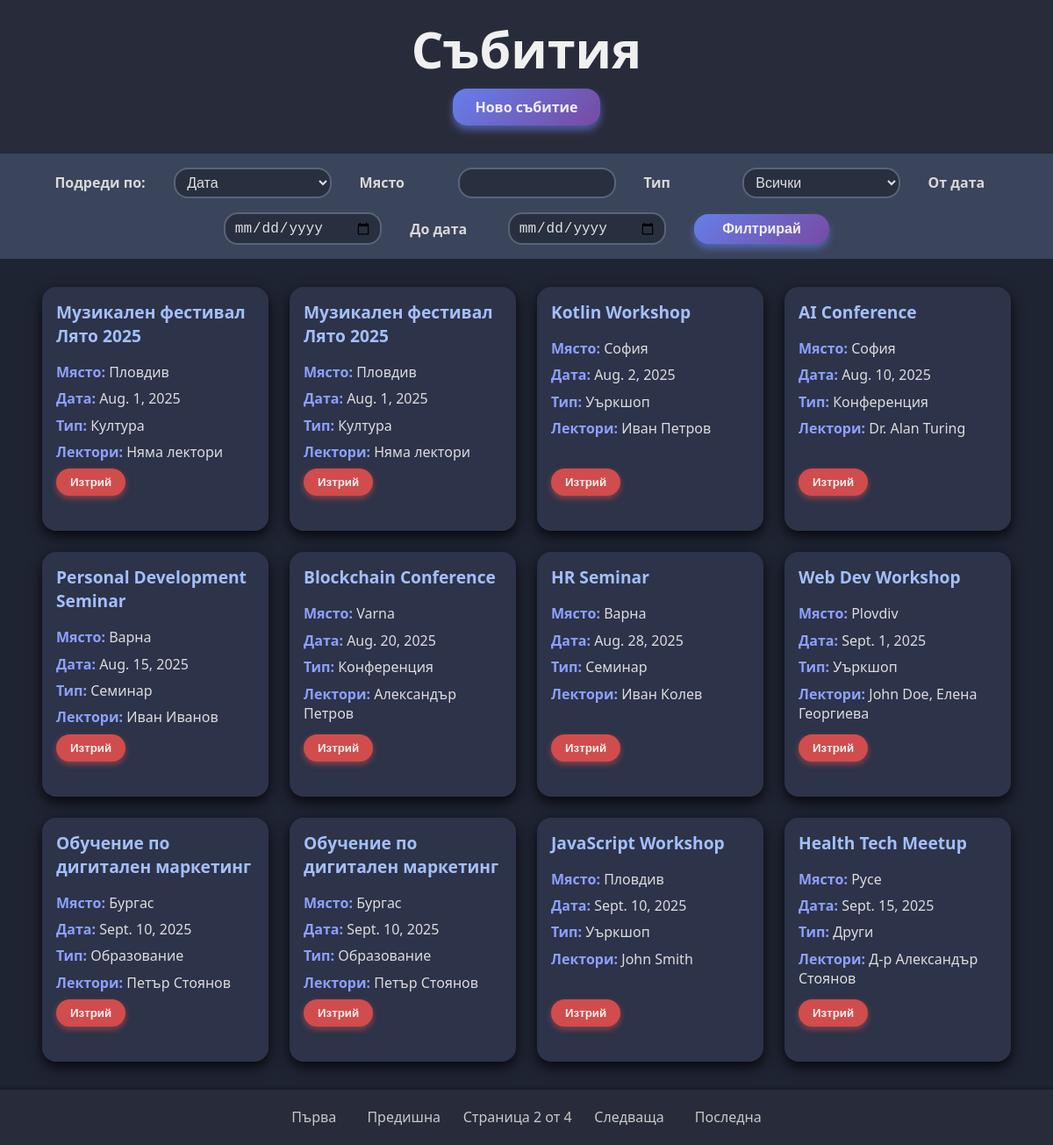
Screenshot of /?page=2 with the database file from the repository.
### QuerySort/models.py (models this page shows)
class Event(models.Model):
    name = models.CharField(max_length=255,
                            null=False,
                            blank=False,
                            validators=[
                                MinLengthValidator(1, message='The event name must be at least 1 characters long.'),
                                RegexValidator('^[A-Za-zА-Яа-яЁё0-9 _\-\'&]+$')
                            ])
    town = models.CharField(max_length=255,
                            null=False,
                            blank=False,
                            validators=[
                                MinLengthValidator(1, message='The town name must be at least 1 characters long.'),
                                RegexValidator('^[A-Za-zА-Яа-яЁё0-9 _\-\'&]+$')
                            ])
    date = models.DateField(
        null=False,
        blank=False,
        validators=[
           validate_event_date
        ]
    )
    type = models.CharField(max_length=255,
                            null=False,
                            blank=False,
                            validators=[
                                MinLengthValidator(5, message='The event type must be at least 5 characters long.'),
                                RegexValidator('^[A-Za-zА-Яа-яЁё0-9 _\-\'&]+$')
                            ],
                            choices=(('Конференция', 'Конференция'), ('Уъркшоп', 'Уъркшоп') , ('Семинар', 'Семинар'), ('Други', 'Други')))
    lectors = models.CharField(max_length=255,
                               default='Няма лектори.')

### QuerySort/views.py (the view)
# urls.py: path('', views.index, name='index'),
def index(request):
    form = EventFilterOrderForm(request.GET or None)
    events = Event.objects.all()
    if form.is_valid():
        town = form.cleaned_data.get('town')
        type_ = form.cleaned_data.get('type')
        date_from = form.cleaned_data.get('date_from')
        date_to = form.cleaned_data.get('date_to')
        order_by = form.cleaned_data.get('order_by')
        if town:
            events = events.filter(town__icontains=town)
        if type_:
            events = events.filter(type=type_)
        if date_from:
            events = events.filter(date__gte=date_from)
        if date_to:
            events = events.filter(date__lte=date_to)
        if order_by:
            ordering = order_by.split(',')
            events = events.order_by(*ordering)
        else:
            events = events.order_by('date')
    else:
        events = events.order_by('date')
    paginator = Paginator(events, 12)
    page_number = request.GET.get('page')
    page_obj = paginator.get_page(page_number)
    querydict = request.GET.copy()
    if 'page' in querydict:
        querydict.pop('page')
    querystring = querydict.urlencode()
    return render(request, 'index.html', {
        'form': form,
        'page_obj': page_obj,
        'querystring': querystring,
    })

### templates/index.html (shortened to what this page needs)
{% load static %}
<!DOCTYPE html>
<html lang="bg">
<head>
    <link rel="stylesheet" href="{% static 'css/styles.css' %}">
</head>
<body>
    <header>
        <h1>Събития</h1>
        <a href="/new-data" class="new-event-btn">Ново събитие</a>
    </header>
    <form method="get" class="filter-form">
        <label for="{{ form.order_by.id_for_label }}">{{ form.order_by.label }}</label>
        {{ form.order_by }}
        <label for="{{ form.town.id_for_label }}">{{ form.town.label }}</label>
        {{ form.town }}
        <label for="{{ form.type.id_for_label }}">{{ form.type.label }}</label>
        {{ form.type }}
        <label for="{{ form.date_from.id_for_label }}">{{ form.date_from.label }}</label>
        {{ form.date_from }}
        <label for="{{ form.date_to.id_for_label }}">{{ form.date_to.label }}</label>
        {{ form.date_to }}
        <button type="submit">Филтрирай</button>
    </form>
    <main>
        <section class="event-list">
            {% for event in page_obj %}
                <article class="event-card">
                    <h2>{{ event.name }}</h2>
                    <p><strong>Място:</strong> {{ event.town }}</p>
                    <p><strong>Дата:</strong> {{ event.date }}</p>
                    <p><strong>Тип:</strong> {{ event.type }}</p>
                    <p><strong>Лектори:</strong> {{ event.lectors }}</p>
                    <form method="post" action="{% url 'delete_event' event.id %}" class="delete-form">
                        <button type="submit" class="delete-btn" onclick="return confirm('Сигурни ли сте, че искате да изтриете това събитие?');">Изтрий</button>
                    </form>
                </article>
            {% empty %}
                <p>Няма намерени събития.</p>
            {% endfor %}
        </section>
    </main>
    <footer>
        <nav class="pagination">
            {% if page_obj.has_previous %}
                <a href="?page=1{% if querystring %}&{{ querystring }}{% endif %}">Първа</a>
                <a href="?page={{ page_obj.previous_page_number }}{% if querystring %}&{{ querystring }}{% endif %}">Предишна</a>
            {% endif %}
            <span>Страница {{ page_obj.number }} от {{ page_obj.paginator.num_pages }}</span>
            {% if page_obj.has_next %}
                <a href="?page={{ page_obj.next_page_number }}{% if querystring %}&{{ querystring }}{% endif %}">Следваща</a>
                <a href="?page={{ page_obj.paginator.num_pages }}{% if querystring %}&{{ querystring }}{% endif %}">Последна</a>
            {% endif %}
        </nav>
    </footer>
</body>
</html>

### static/css/styles.css (style rules this page uses)
* { padding: 0; margin: 0; box-sizing: border-box; }
body { font-family: 'Segoe UI', Tahoma, sans-serif; background: linear-gradient(120deg, #48536a, #364159); min-height: 100vh; display: flex; flex-direction: column; color: #f0f0f0; line-height: 1.4; }
a { text-decoration: none; color: inherit; }
header { padding: 1rem 2rem; background-color: #282c3a; box-shadow: 0 2px 5px rgba(0, 0, 0, 0.3); font-weight: 700; font-size: 1.8rem; text-align: center; }
.filter-form { display: flex; flex-wrap: wrap; gap: 1rem 2rem; padding: 1rem 2rem; background-color: #3a445a; box-shadow: 0 2px 5px rgba(0, 0, 0, 0.3); justify-content: center; align-items: center; color: #d8d8d8; }
.filter-form label { flex: 0 0 auto; min-width: 80px; font-weight: 600; font-size: 1rem; align-self: center; }
.filter-form select, .filter-form input[type="text"], .filter-form input[type="date"] { flex: 1 1 150px; max-width: 180px; padding: 0.4rem 0.6rem; border-radius: 1rem; border: 2px solid #5a6478; background-color: #283040; color: #e0e0e0; font-size: 1rem; transition: border-color 0.3s ease, box-shadow 0.3s ease; }
.filter-form button { flex: 0 0 auto; padding: 0.5rem 2rem; background: linear-gradient(135deg, #667eea, #764ba2); border: none; border-radius: 1rem; font-size: 1rem; font-weight: 600; color: #f0f0f0; cursor: pointer; box-shadow: 0 5px 8px rgba(102, 126, 234, 0.6); transition: background 0.3s ease, transform 0.2s ease, box-shadow 0.3s ease; align-self: center; }
main { flex-grow: 1; padding: 2rem 3rem; background-color: #1f2433; }
.event-list { display: grid; grid-template-columns: repeat(auto-fit, minmax(250px, 1fr)); gap: 1.5rem 1.5rem; }
.event-card { background-color: #2d3349; border-radius: 1rem; box-shadow: 0 6px 15px rgba(0, 0, 0, 0.8); padding: 1rem 1rem 2.5rem 1rem; color: #dcdcdc; position: relative; display: flex; flex-direction: column; gap: 0.5rem; transition: transform 0.2s ease, box-shadow 0.3s ease; }
.event-card h2 { font-size: 1.2rem; font-weight: 700; margin-bottom: 0.5rem; color: #a3bffa; }
.event-card p { font-size: 1rem; }
.event-card strong { color: #8da0ff; }
.delete-form { margin-top: auto; }
.delete-btn { background: #d14c4c; border: none; border-radius: 1rem; padding: 0.5rem 1rem; font-weight: 700; color: #f0f0f0; cursor: pointer; box-shadow: 0 3px 7px rgba(209, 76, 76, 0.6); transition: background 0.3s ease, transform 0.2s ease, box-shadow 0.3s ease; align-self: flex-start; }
footer { background-color: #282c3a; padding: 1rem 2rem; box-shadow: 0 -2px 5px rgba(0, 0, 0, 0.3); position: sticky; bottom: 0; width: 100%; z-index: 1000; }
.pagination { display: flex; justify-content: center; align-items: center; gap: 1rem; font-size: 1rem; color: #c8c8c8; flex-wrap: wrap; }
.pagination a { text-decoration: none; color: inherit; padding: 0.25rem 0.6rem; border-radius: 0.4rem; transition: background-color 0.3s ease; }
.new-event-btn { display: inline-block; background: linear-gradient(135deg, #667eea, #764ba2); color: #f0f0f0; border-radius: 1rem; padding: 0.6rem 1.6rem; font-weight: 700; font-size: 1rem; text-align: center; cursor: pointer; border: none; box-shadow: 0 5px 8px rgba(102, 126, 234, 0.6); transition: background 0.3s ease, transform 0.2s ease, box-shadow 0.3s ease; margin: 0 auto 1rem; }

### rows the page displays
Event: name "Музикален фестивал Лято 2025", town "Пловдив", date "Aug. 1, 2025", type "Култура", lectors "Няма лектори"
Event: name "Музикален фестивал Лято 2025", town "Пловдив", date "Aug. 1, 2025", type "Култура", lectors "Няма лектори"
Event: name "Kotlin Workshop", town "София", date "Aug. 2, 2025", type "Уъркшоп", lectors "Иван Петров"
Event: name "AI Conference", town "София", date "Aug. 10, 2025", type "Конференция", lectors "Dr. Alan Turing"
Event: name "Personal Development Seminar", town "Варна", date "Aug. 15, 2025", type "Семинар", lectors "Иван Иванов"
Event: name "Blockchain Conference", town "Varna", date "Aug. 20, 2025", type "Конференция", lectors "Александър Петров"
Event: name "HR Seminar", town "Варна", date "Aug. 28, 2025", type "Семинар", lectors "Иван Колев"
Event: name "Web Dev Workshop", town "Plovdiv", date "Sept. 1, 2025", type "Уъркшоп", lectors "John Doe, Елена Георгиева"
Event: name "Обучение по дигитален маркетинг", town "Бургас", date "Sept. 10, 2025", type "Образование", lectors "Петър Стоянов"
Event: name "Обучение по дигитален маркетинг", town "Бургас", date "Sept. 10, 2025", type "Образование", lectors "Петър Стоянов"
Event: name "JavaScript Workshop", town "Пловдив", date "Sept. 10, 2025", type "Уъркшоп", lectors "John Smith"
Event: name "Health Tech Meetup", town "Русе", date "Sept. 15, 2025", type "Други", lectors "Д-р Александър Стоянов"

### other values shown
{{ page_obj.number }} "2"
{{ page_obj.paginator.num_pages }} "4"
